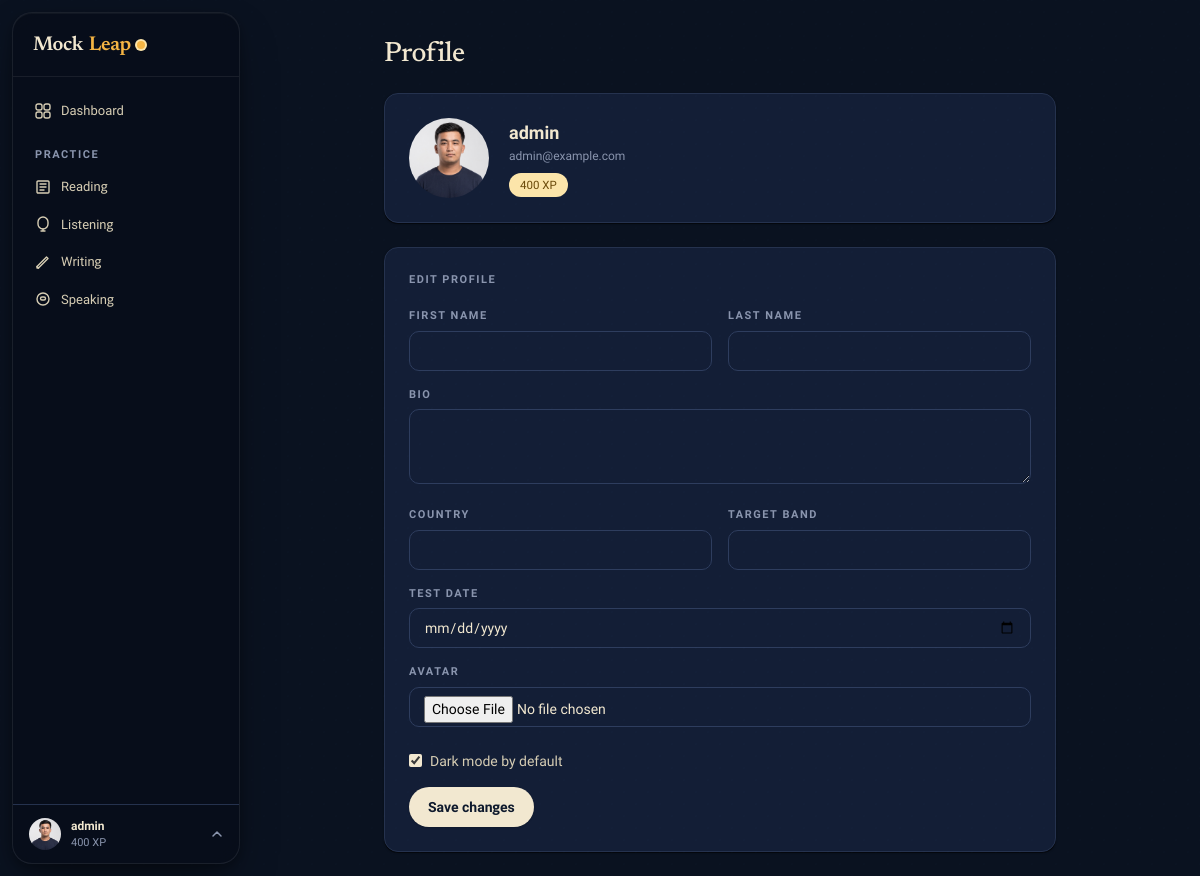
/profile/ (signed in), run on the app's committed database.
### apps/accounts/models.py (models this page shows, shortened)
class User(AbstractUser):
    ROLE_STUDENT = 'student'
    ROLE_TEACHER = 'teacher'
    ROLE_ADMIN = 'admin'
    ROLE_CHOICES = [
        (ROLE_STUDENT, 'Student'),
        (ROLE_TEACHER, 'Teacher'),
        (ROLE_ADMIN, 'Admin'),
    ]
    email = models.EmailField(unique=True)
    role = models.CharField(max_length=10, choices=ROLE_CHOICES, default=ROLE_STUDENT)
    avatar = models.ImageField(upload_to='avatars/', null=True, blank=True)
    bio = models.TextField(blank=True)
    target_band = models.DecimalField(max_digits=3, decimal_places=1, null=True, blank=True)
    test_date = models.DateField(null=True, blank=True)
    country = models.CharField(max_length=100, blank=True)
    timezone = models.CharField(max_length=50, default='UTC')
    dark_mode = models.BooleanField(default=False)
    email_notifications = models.BooleanField(default=True)
    xp = models.PositiveIntegerField(default=0)
    streak_days = models.PositiveIntegerField(default=0)
    last_active = models.DateField(null=True, blank=True)
    created_at = models.DateTimeField(auto_now_add=True)
    USERNAME_FIELD = 'email'
    REQUIRED_FIELDS = ['username']
    class Meta:
        verbose_name = 'User'
        verbose_name_plural = 'Users'

### apps/accounts/views.py (the view, shortened to what this page needs)
# urls.py: path('', views.profile, name='profile'),
@login_required
def profile(request):
    return render(request, 'accounts/profile.html')

### apps/core/context_processors.py (called while the page is built)
def site_context(request):
    ctx = {
        'brand': getattr(settings, 'MOCKLEAP_BRAND', 'MockLeap'),
        'dark_mode': getattr(request.user, 'dark_mode', False) if request.user.is_authenticated else False,
        'unread_count': 0,
    }
    if request.user.is_authenticated:
        try:
            from apps.notifications.models import Notification
            ctx['unread_count'] = Notification.objects.filter(user=request.user, is_read=False).count()
        except Exception:
            pass
    return ctx

### templates/accounts/profile.html (shortened to what this page needs)
{% extends "layouts/app.html" %}
{% block content %}
<div class="max-w-2xl mx-auto">
  <h1 class="h-display mb-6" style="font-size:28px;">Profile</h1>
  <div class="ml-card p-6 mb-6 flex items-center gap-5">
    {% if user.avatar %}
      <img src="{{ user.avatar.url }}" class="w-20 h-20 rounded-full object-cover flex-shrink-0" alt="{{ user.username }}">
    {% else %}
      <div class="w-20 h-20 rounded-full flex items-center justify-center text-2xl font-bold flex-shrink-0" style="background:var(--accent-soft);color:var(--on-accent);">{{ user.username|first|upper }}</div>
    {% endif %}
    <div class="flex-1 min-w-0">
      <div class="text-lg font-semibold" style="color:var(--ink);">{{ user.get_full_name|default:user.username }}</div>
      <div class="t-meta">{{ user.email }}</div>
      <div class="flex items-center gap-3 mt-2">
        <span class="ml-chip ml-chip-accent">{{ user.xp }} XP</span>
      </div>
    </div>
  </div>
  <div class="ml-card p-6">
    <div class="t-eyebrow mb-5">Edit profile</div>
    <form method="post" action="{% url 'accounts:profile' %}" enctype="multipart/form-data" class="space-y-4">
      <div class="grid grid-cols-2 gap-4">
        <div><label class="t-eyebrow block mb-1.5">First name</label><input type="text" name="first_name" class="ml-input" value="{{ user.first_name }}"></div>
        <div><label class="t-eyebrow block mb-1.5">Last name</label><input type="text" name="last_name" class="ml-input" value="{{ user.last_name }}"></div>
      </div>
      <div><label class="t-eyebrow block mb-1.5">Bio</label><textarea name="bio" rows="3" class="ml-input" style="height:auto;padding-top:10px;">{{ user.bio }}</textarea></div>
      <div class="grid grid-cols-2 gap-4">
        <div><label class="t-eyebrow block mb-1.5">Country</label><input type="text" name="country" class="ml-input" value="{{ user.country }}"></div>
        <div><label class="t-eyebrow block mb-1.5">Target Band</label><input type="number" name="target_band" step="0.5" min="0" max="9" class="ml-input" value="{{ user.target_band|default:'' }}"></div>
      </div>
      <div><label class="t-eyebrow block mb-1.5">Test Date</label><input type="date" name="test_date" class="ml-input" value="{{ user.test_date|date:'Y-m-d'|default:'' }}"></div>
      <div><label class="t-eyebrow block mb-1.5">Avatar</label><input type="file" name="avatar" accept="image/*" class="ml-input" style="padding-top:8px;"></div>
      <div class="flex items-center gap-2 pt-2">
        <input type="checkbox" name="dark_mode" id="dark_mode" {% if user.dark_mode %}checked{% endif %} style="accent-color:var(--ink);">
        <label for="dark_mode" class="t-body text-sm cursor-pointer">Dark mode by default</label>
      </div>
      <button type="submit" class="ml-btn ml-btn-primary">Save changes</button>
    </form>
  </div>
</div>
{% endblock %}

### templates/components/sidebar.html (shortened to what this page needs)
{% load static %}
<aside id="sidebar" class="fixed z-30 w-60 flex flex-col -translate-x-full md:translate-x-0 transition-transform duration-300"
       style="top:12px;bottom:12px;left:12px;width:228px;border-radius:20px;
              background:rgba(250,246,236,0.90);
              backdrop-filter:blur(28px) saturate(180%);
              -webkit-backdrop-filter:blur(28px) saturate(180%);
              border:1px solid rgba(255,255,255,0.72);
              box-shadow:0 1px 0 rgba(255,255,255,.85) inset,
                         0 4px 12px rgba(14,27,46,.06),
                         0 20px 48px -12px rgba(14,27,46,.14);
              overflow:hidden;">
  <div class="h-16 flex items-center px-5 border-b flex-shrink-0" style="border-color:var(--border);">
    {% include "components/brand.html" %}
  </div>
  <nav class="flex-1 overflow-y-auto py-4 px-3 space-y-0.5" role="navigation" aria-label="Sidebar navigation">
    <a href="{% url 'dashboard:home' %}" class="nav-item {% if request.resolver_match.app_name == 'dashboard' %}active{% endif %}">
      Dashboard
    </a>
    <p class="t-eyebrow px-2.5 pt-4 pb-1">Practice</p>
    <a href="{% url 'reading:list' %}" class="nav-item {% if request.resolver_match.app_name == 'reading' %}active{% endif %}">
      <svg width="16" height="16" viewBox="0 0 16 16" fill="none"><path d="M3 2h10a1 1 0 011 1v10a1 1 0 01-1 1H3a1 1 0 01-1-1V3a1 1 0 011-1z" stroke="currentColor" stroke-width="1.4"/><path d="M5 5h6M5 8h6M5 11h4" stroke="currentColor" stroke-width="1.4" stroke-linecap="round"/></svg>
      Reading
    </a>
    <a href="{% url 'listening:list' %}" class="nav-item {% if request.resolver_match.app_name == 'listening' %}active{% endif %}">
      <svg width="16" height="16" viewBox="0 0 16 16" fill="none"><path d="M8 1a5 5 0 015 5v2a5 5 0 01-10 0V6a5 5 0 015-5z" stroke="currentColor" stroke-width="1.4"/><path d="M8 13v2M6 15h4" stroke="currentColor" stroke-width="1.4" stroke-linecap="round"/></svg>
      Listening
    </a>
    <a href="{% url 'writing:list' %}" class="nav-item {% if request.resolver_match.app_name == 'writing' %}active{% endif %}">
      <svg width="16" height="16" viewBox="0 0 16 16" fill="none"><path d="M2 12.5L3.5 14 13 4.5 11.5 3 2 12.5z" stroke="currentColor" stroke-width="1.4" stroke-linejoin="round"/><path d="M2 12.5V14h1.5" stroke="currentColor" stroke-width="1.4" stroke-linecap="round" stroke-linejoin="round"/></svg>
      Writing
    </a>
    <a href="{% url 'speaking:list' %}" class="nav-item {% if request.resolver_match.app_name == 'speaking' %}active{% endif %}">
      <svg width="16" height="16" viewBox="0 0 16 16" fill="none"><circle cx="8" cy="8" r="6" stroke="currentColor" stroke-width="1.4"/><path d="M5.5 7.5c0-.828.672-1.5 1.5-1.5h2a1.5 1.5 0 010 3H7A1.5 1.5 0 015.5 7.5z" stroke="currentColor" stroke-width="1.4"/></svg>
      Speaking
    </a>
  </nav>
  <div class="border-t flex-shrink-0" style="border-color:var(--border);position:relative;" id="ml-profile-zone">
    <button id="ml-profile-btn" type="button" style="
        width:100%;display:flex;align-items:center;gap:10px;
        padding:12px 16px;border:none;cursor:pointer;
        background:transparent;font-family:inherit;
        transition:background .12s;">
      {% if user.avatar %}
        <img src="{{ user.avatar.url }}" alt="" style="width:32px;height:32px;border-radius:50%;object-fit:cover;flex-shrink:0;">
      {% else %}
        <div style="width:32px;height:32px;border-radius:50%;display:flex;align-items:center;justify-content:center;font-size:12px;font-weight:700;flex-shrink:0;background:var(--accent-soft);color:var(--ink);">{{ user.username|first|upper }}</div>
      {% endif %}
      <div style="min-width:0;flex:1;text-align:left;">
        <p style="font-size:12px;font-weight:600;color:var(--ink);white-space:nowrap;overflow:hidden;text-overflow:ellipsis;margin:0;">{{ user.get_full_name|default:user.username }}</p>
        <p style="font-size:11px;color:var(--muted);margin:0;">{{ user.xp }} XP</p>
      </div>
      <svg id="ml-profile-chevron" width="12" height="12" viewBox="0 0 12 12" fill="none" style="color:var(--muted);flex-shrink:0;transition:transform .2s;">
        <path d="M2 8l4-4 4 4" stroke="currentColor" stroke-width="1.5" stroke-linecap="round" stroke-linejoin="round"/>
      </svg>
    </button>
  </div>
</aside>

### static/css/design.css (style rules this page uses)
#sidebar { background: rgba(250, 246, 236, 0.90) !important; backdrop-filter: blur(28px) saturate(180%) !important; -webkit-backdrop-filter: blur(28px) saturate(180%) !important; border: 1px solid rgba(255, 255, 255, 0.72) !important; box-shadow: 0 1px 0 rgba(255,255,255,.85) inset, 0 4px 12px rgba(14,27,46,.06), 0 20px 48px -12px rgba(14,27,46,.14) !important; }
.dark #sidebar { background: rgba(8, 14, 26, 0.92) !important; border-color: rgba(255, 255, 255, 0.08) !important; box-shadow: 0 1px 0 rgba(255,255,255,.04) inset, 0 4px 12px rgba(0,0,0,.28), 0 20px 48px -12px rgba(0,0,0,.44) !important; }
#sidebar .border-b { border-color: rgba(14,27,46,.07) !important; }
.dark #sidebar .border-b { border-color: rgba(255,255,255,.07) !important; }
.nav-item { font-size: 13px !important; padding: 8px 10px !important; border-radius: 10px !important; font-weight: 500 !important; transition: background .12s !important; }
.ml-card { transition: transform .18s cubic-bezier(.22,.68,0,1.2), box-shadow .18s ease !important; }

### data on the page
User: avatar (picture), get_full_name "admin", xp "400", email "admin@example.com", dark_mode "☑"
